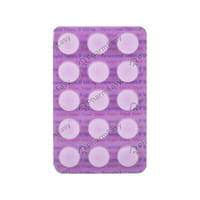
#> input picture data/tablet_dataset/images/train/images05.jpg, 200 x 200 px
$ python -i ocr_reader.py   (imports and definitions only)
#> lines starting #> are read from the running program, lines starting #| are printed output that depends on the picture; after the words box and inside, x2 and y2 are one past the last pixel; in counts of white or black regions, pixels touching at a corner belong together
#> further down, picture is the input picture: shape (200, 200, 3); mean B, G, R 235.1, 216.8, 231.9
import cv2
import pytesseract


pytesseract.pytesseract.tesseract_cmd = (
    r"C:\Program Files\Tesseract-OCR\tesseract.exe"
)


def read_text(image):

    # Make image larger
    image = cv2.resize(
        image,
        None,
        fx=2,
        fy=2,
        interpolation=cv2.INTER_CUBIC
    )

    # Convert to grayscale
    gray = cv2.cvtColor(
        image,
        cv2.COLOR_BGR2GRAY
    )
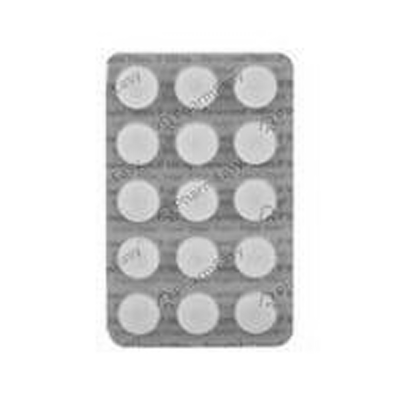
#> gray: shape (400, 400); min 82, max 255, mean 223.4

    # Improve contrast
    gray = cv2.equalizeHist(gray)
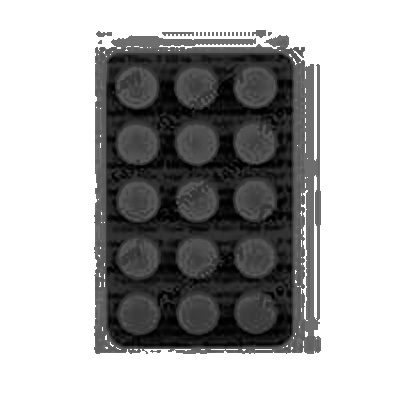
#> gray: shape (400, 400); min 0, max 255, mean 169.4

    # Remove small noise
    gray = cv2.GaussianBlur(
        gray,
        (3, 3),
        0
    )

    # Create binary image
    binary = cv2.threshold(
        gray,
        0,
        255,
        cv2.THRESH_BINARY + cv2.THRESH_OTSU
    )[1]
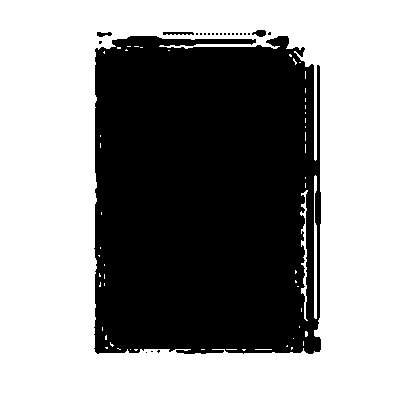
#> binary: shape (400, 400); 57.3% white; 23 black regions (19 under 20 px), largest, box (x1, y1, x2, y2) and area: (94, 36, 321, 354) 68067, (163, 32, 194, 35) 78, (252, 30, 266, 37) 69, (97, 32, 112, 37) 52

    # OCR pass 1
#> (the run stopped early here; a loop or call above may not have finished)
